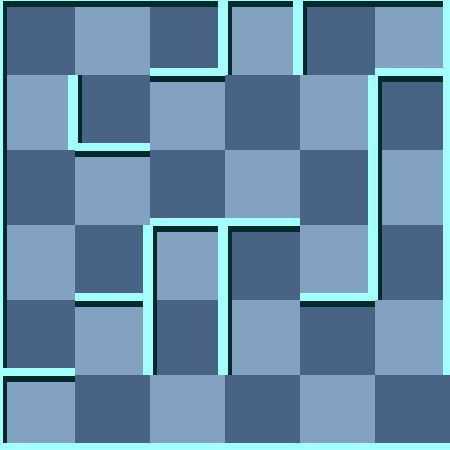

Rendered tile map (Tiled .tmx) drawn with the repository's tilesets; below, a short description and the map source with its tile grids summarised:
An orthogonal 6x6 tile map with 75x75 px tiles, 2 tile layers (background, 块层 1) and 5 objects (2x RedMummy, Exit, Player, Trap).

<map version="1.0" orientation="orthogonal" width="6" height="6" tilewidth="75" tileheight="75">
 <tileset firstgid="1" name="wall" tilewidth="75" tileheight="75">
  <image source="gfx/wall.png" width="300" height="375" />
  <tile id="0">
   <properties>
    <property name="ValOfWall" value="0" />
   </properties>
  </tile>
  <tile id="1">
   <properties>
    <property name="ValOfWall" value="1" />
   </properties>
  </tile>
  <tile id="2">
   <properties>
    <property name="ValOfWall" value="2" />
   </properties>
  </tile>
  <tile id="3">
   <properties>
    <property name="ValOfWall" value="3" />
   </properties>
  </tile>
  <tile id="4">
   <properties>
    <property name="ValOfWall" value="4" />
   </properties>
  </tile>
  <tile id="5">
   <properties>
    <property name="ValOfWall" value="5" />
   </properties>
  </tile>
  <tile id="6">
   <properties>
    <property name="ValOfWall" value="6" />
   </properties>
  </tile>
  <tile id="7">
   <properties>
    <property name="ValOfWall" value="7" />
   </properties>
  </tile>
  <tile id="8">
   <properties>
    <property name="ValOfWall" value="8" />
   </properties>
  </tile>
  <tile id="9">
   <properties>
    <property name="ValOfWall" value="9" />
   </properties>
  </tile>
  <tile id="10">
   <properties>
    <property name="ValOfWall" value="10" />
   </properties>
  </tile>
  <tile id="11">
   <properties>
    <property name="ValOfWall" value="11" />
   </properties>
  </tile>
  <tile id="12">
   <properties>
    <property name="ValOfWall" value="12" />
   </properties>
  </tile>
  <tile id="13">
   <properties>
    <property name="ValOfWall" value="13" />
   </properties>
  </tile>
  <tile id="14">
   <properties>
    <property name="ValOfWall" value="14" />
   </properties>
  </tile>
  <tile id="15">
   <properties>
    <property name="ValOfWall" value="15" />
   </properties>
  </tile>
  <tile id="18">
   <properties>
    <property name="ValOfWall" value="-1" />
   </properties>
  </tile>
 </tileset>
 <layer name="background" width="6" height="6">
  <data>[36 cells, 36 non-empty, 2 distinct tile ids]</data>
 </layer>
 <layer name="块层 1" width="6" height="6">
  <data>[36 cells, 36 non-empty, 13 distinct tile ids]</data>
 </layer>
 <objectgroup name="对象层 1" width="6" height="6">
  <object name="Exit" x="450" y="375" />
  <object name="Player" x="225" y="225">
   <properties>
    <property name="value" value="1" />
   </properties>
  </object>
  <object name="Trap" x="75" y="150">
   <properties>
    <property name="value" value="8" />
   </properties>
  </object>
  <object name="RedMummy" x="375" y="300">
   <properties>
    <property name="value" value="21" />
   </properties>
  </object>
  <object name="RedMummy" x="300" y="375">
   <properties>
    <property name="value" value="25" />
   </properties>
  </object>
 </objectgroup>
</map>
